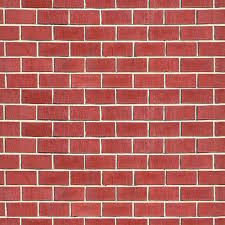
#> input picture images/brick/Brick (1).jpg, 225 x 225 px
$ jupyter execute --allow-errors '13 - LBP.ipynb'   (shell and % lines are left out)   (older library calls are emulated)
#> lines starting #> are read from the running program, lines starting #| are printed output that depends on the picture
#> further down, img is the input picture: shape (225, 225, 3); mean B, G, R 92.8, 99.3, 181.1
#> `image = cv2.cvtColor(img, cv2.COLOR_BGR2GRAY)`:
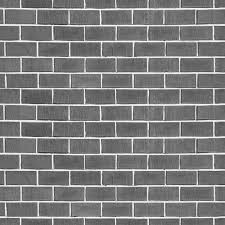
#> image: shape (225, 225); min 42, max 254, mean 123
#> `lbpImage = ft.local_binary_pattern(image, P, R, METHOD)`:
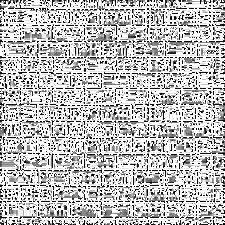
#> lbpImage: shape (225, 225) float64; min 0, max 17, mean 12.43; drawn with min black and max white
# Local Binary Patterns

http://scikit-image.org/docs/dev/api/skimage.feature.html#skimage.feature.local_binary_pattern
http://scikit-image.org/docs/dev/auto_examples/features_detection/plot_local_binary_pattern.html

[cell 1]
import numpy as np
import cv2
import matplotlib
import matplotlib.pyplot as plt
from skimage.feature import hog
from skimage import data, color, exposure
import skimage.feature as ft
import scipy.ndimage as nd
from scipy.stats import itemfreq

# Carrega imagens de referencia

## Estas imagens, já são áreas de interesse: Tijolos, Grama, Pele de cobra

#> (a cell that did not finish here is left out)

# Calcula o LBP para cada imagem

[cell 3]
# settings for LBP
METHOD = 'uniform'
P = 16 # número de vizinhos
R = 2 # raio

#> (the rest of this cell did not finish here and is left out)

# Agora vamos calcular a similaridade dos histogramas

## Para isso, primeiro:

* Extraimos a frequencia dos valores com o método ** itemfreq **
* Normatizamos ente 0 e 1:   x/sum()

[cell 4]
def CalcHistogram(lbpImage):
    freq = itemfreq(lbpImage.ravel())
#> freq = 18 rows, first 8: [0, 2611], [1, 3442], [2, 1088], [3, 709], [4, 548], [5, 1174], [6, 579], [7, 1302]
    hist = freq / sum(freq)
#> hist = 18 rows, first 8: [0, 0.0516], [0.00654, 0.068], [0.0131, 0.0215], [0.0196, 0.014], [0.0261, 0.0108], [0.0327, 0.0232], [0.0392, 0.0114], [0.0458, 0.0257]
    return np.array(hist, dtype=np.float32)

#print( CalcHistogram(refs['brick']) )
#print( CalcHistogram(refs['grass']) )

# Comparando as três imagens

Quanto MENOR o score, MELHOR

[cell 5]
def Compare(nome, lbpImage):

    #CV_COMP_CORREL Correlation
    #CV_COMP_CHISQR Chi-Square
    #CV_COMP_INTERSECT Intersection
    #CV_COMP_BHATTACHARYYA Bhattacharyya distance

    score1 = cv2.compareHist(CalcHistogram(lbpImage), CalcHistogram(refs['brick']), cv2.HISTCMP_CHISQR)
    score2 = cv2.compareHist(CalcHistogram(lbpImage), CalcHistogram(refs['grass']), cv2.HISTCMP_CHISQR)
    score3 = cv2.compareHist(CalcHistogram(lbpImage), CalcHistogram(refs['Snakeskin']), cv2.HISTCMP_CHISQR)

    print()
    print("Comparando %s com as imagens"%nome, " (",score1,",", score2,",", score3,")")

    if (score1 < score2 and score1 < score3):
        print("É BRICK")

    if (score2 < score1 and score2 < score3):
        print("É GRASS")

    if (score3 < score1 and score3 < score2):
        print("É SNAKESKIN")

#> (the rest of this cell did not finish here and is left out)

# Comparando com imagens de gramas

[cell 6]
import os

path_0 = "./images/grass/"

pos = 1
#> (the rest of this cell did not finish here and is left out)

# Comparando com imagens de parede de tijolos

[cell 7]
path_0 = "./images/brick/"

pos = 1
#> (the rest of this cell did not finish here and is left out)

# Comparando com imagens de peles de cobras

[cell 8]
path_0 = "./images/snakeskin/"
#> path_0 = './images/snakeskin/'

pos = 1
#> (the rest of this cell did not finish here and is left out)

$ run again, with images/lili.jpg copied over images/brick/Brick (1).jpg
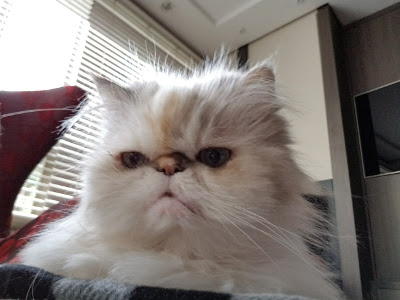
#> input picture images/lili.jpg, 400 x 300 px
#> img is the input picture: shape (300, 400, 3); mean B, G, R 119.7, 123.9, 131.8
#> `image = cv2.cvtColor(img, cv2.COLOR_BGR2GRAY)`:
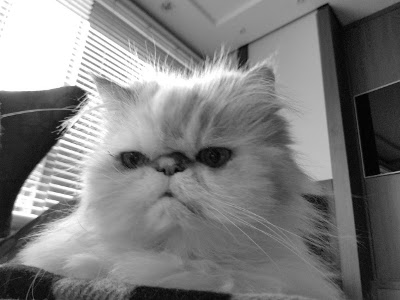
#> image: shape (300, 400); min 0, max 255, mean 125.8
#> `lbpImage = ft.local_binary_pattern(image, P, R, METHOD)`:
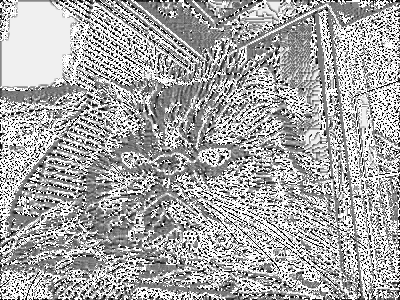
#> lbpImage: shape (300, 400) float64; min 0, max 17, mean 11.15; drawn with min black and max white
#> freq = 18 rows, first 8: [0, 5764], [1, 4562], [2, 3122], [3, 2376], [4, 2109], [5, 2778], [6, 3955], [7, 6908]
#> hist = 18 rows, first 8: [0, 0.048], [0.00654, 0.038], [0.0131, 0.026], [0.0196, 0.0198], [0.0261, 0.0176], [0.0327, 0.0232], [0.0392, 0.033], [0.0458, 0.0576]
#> path_0 = './images/snakeskin/'

$ run again, with images/photo_1.jpg copied over images/brick/Brick (1).jpg
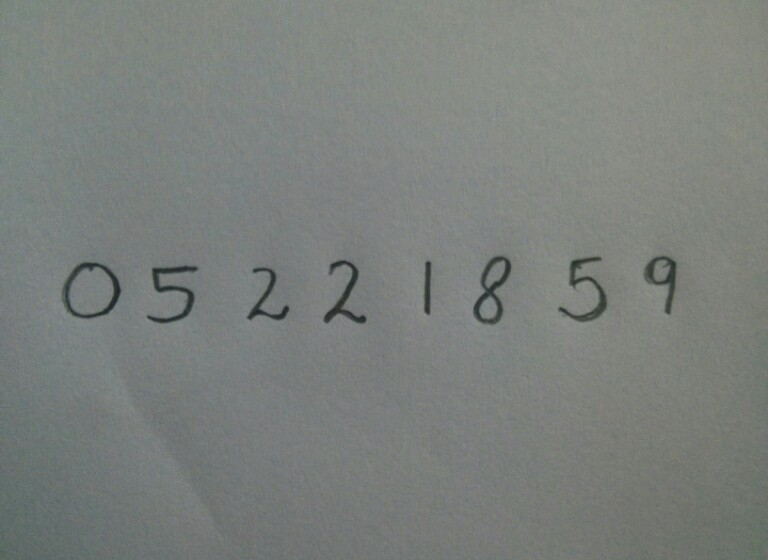
#> input picture images/photo_1.jpg, 768 x 560 px
#> img is the input picture: shape (560, 768, 3); mean B, G, R 123.9, 127.4, 123
#> `lbpImage = ft.local_binary_pattern(image, P, R, METHOD)`:
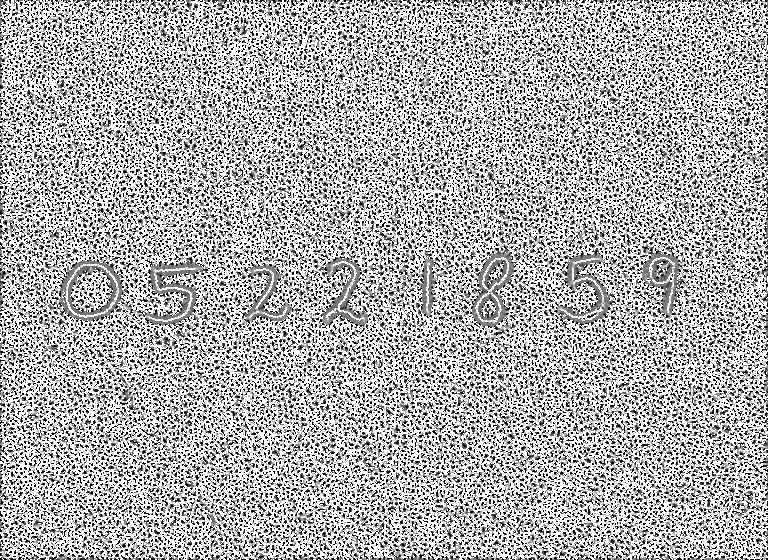
#> lbpImage: shape (560, 768) float64; min 0, max 17, mean 11.59; drawn with min black and max white
#> freq = 18 rows, first 8: [0, 33924], [1, 18392], [2, 16961], [3, 14005], [4, 9591], [5, 9084], [6, 8067], [7, 9404]
#> hist = 18 rows, first 8: [0, 0.0789], [0.00654, 0.0428], [0.0131, 0.0394], [0.0196, 0.0326], [0.0261, 0.0223], [0.0327, 0.0211], [0.0392, 0.0188], [0.0458, 0.0219]
#> path_0 = './images/snakeskin/'

$ run again, with images/photo_2.jpg copied over images/brick/Brick (1).jpg
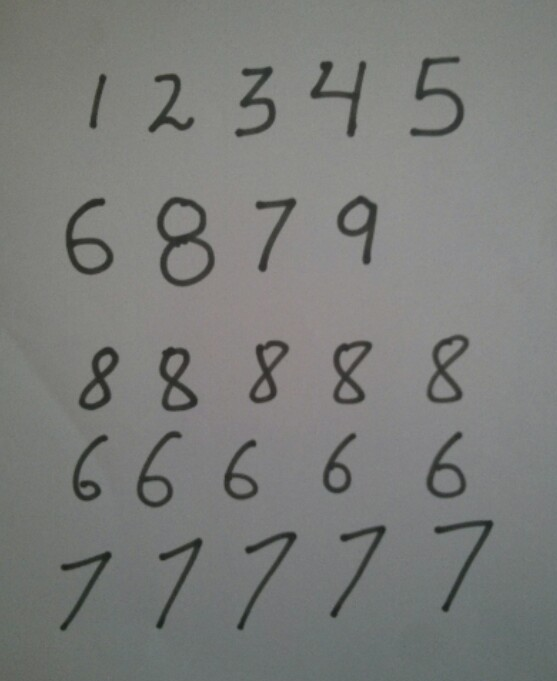
#> input picture images/photo_2.jpg, 557 x 681 px
#> img is the input picture: shape (681, 557, 3); mean B, G, R 122.1, 124.5, 123.1
#> `lbpImage = ft.local_binary_pattern(image, P, R, METHOD)`:
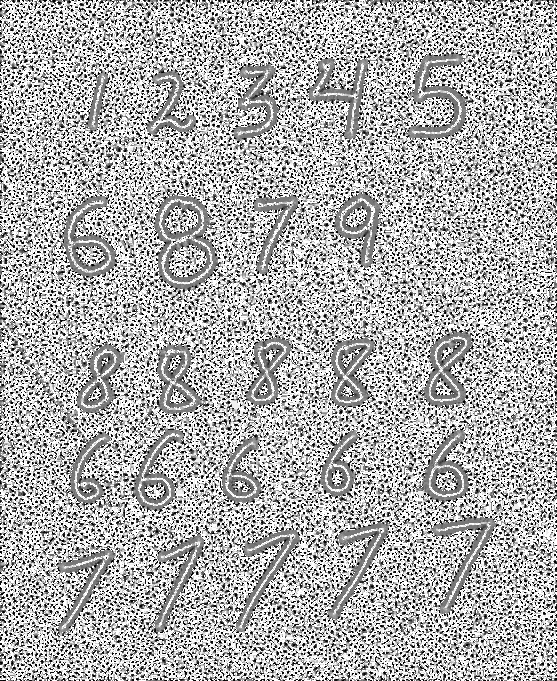
#> lbpImage: shape (681, 557) float64; min 0, max 17, mean 11.6; drawn with min black and max white
#> freq = 18 rows, first 8: [0, 23563], [1, 13663], [2, 12682], [3, 11199], [4, 6800], [5, 7775], [6, 7710], [7, 12684]
#> hist = 18 rows, first 8: [0, 0.0621], [0.00654, 0.036], [0.0131, 0.0334], [0.0196, 0.0295], [0.0261, 0.0179], [0.0327, 0.0205], [0.0392, 0.0203], [0.0458, 0.0334]
#> path_0 = './images/snakeskin/'
